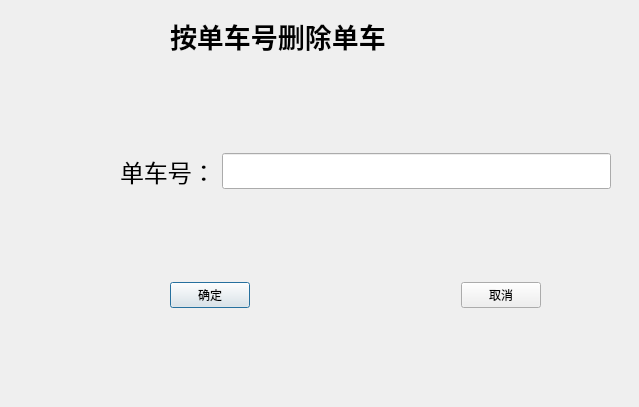
<?xml version="1.0" encoding="UTF-8"?>
<ui version="4.0">
 <class>Dialog</class>
 <widget class="QDialog" name="Dialog">
  <property name="geometry">
   <rect>
    <x>0</x>
    <y>0</y>
    <width>639</width>
    <height>407</height>
   </rect>
  </property>
  <property name="windowTitle">
   <string>Dialog</string>
  </property>
  <widget class="QLabel" name="label">
   <property name="geometry">
    <rect>
     <x>170</x>
     <y>10</y>
     <width>361</width>
     <height>51</height>
    </rect>
   </property>
   <property name="font">
    <font>
     <family>Arial Black</family>
     <pointsize>20</pointsize>
     <weight>75</weight>
     <bold>true</bold>
    </font>
   </property>
   <property name="text">
    <string>按单车号删除单车</string>
   </property>
  </widget>
  <widget class="QWidget" name="layoutWidget">
   <property name="geometry">
    <rect>
     <x>120</x>
     <y>150</y>
     <width>491</width>
     <height>43</height>
    </rect>
   </property>
   <layout class="QHBoxLayout" name="horizontalLayout">
    <item>
     <widget class="QLabel" name="label_2">
      <property name="font">
       <font>
        <family>Arial</family>
        <pointsize>18</pointsize>
       </font>
      </property>
      <property name="text">
       <string>单车号：</string>
      </property>
     </widget>
    </item>
    <item>
     <widget class="QLineEdit" name="lineEdit">
      <property name="font">
       <font>
        <family>Arial</family>
        <pointsize>18</pointsize>
       </font>
      </property>
     </widget>
    </item>
   </layout>
  </widget>
  <widget class="QWidget" name="layoutWidget">
   <property name="geometry">
    <rect>
     <x>170</x>
     <y>280</y>
     <width>371</width>
     <height>30</height>
    </rect>
   </property>
   <layout class="QHBoxLayout" name="horizontalLayout_2">
    <item>
     <widget class="QPushButton" name="pushButton">
      <property name="text">
       <string>确定</string>
      </property>
     </widget>
    </item>
    <item>
     <spacer name="horizontalSpacer">
      <property name="orientation">
       <enum>Qt::Horizontal</enum>
      </property>
      <property name="sizeHint" stdset="0">
       <size>
        <width>40</width>
        <height>20</height>
       </size>
      </property>
     </spacer>
    </item>
    <item>
     <widget class="QPushButton" name="pushButton_2">
      <property name="text">
       <string>取消</string>
      </property>
     </widget>
    </item>
   </layout>
  </widget>
 </widget>
 <resources/>
 <connections/>
</ui>
